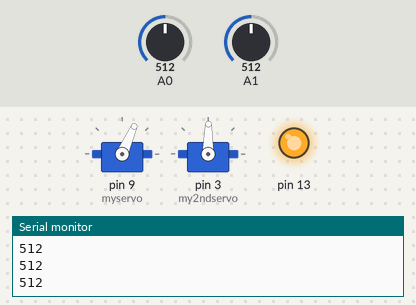
The sketch below on a simulated Arduino Uno, built with avr-gcc and run on an emulated ATmega328P. Parts: 2 × servo, output pins drawn as LEDs (lit = HIGH), the last lines printed to the serial monitor. Inputs (shaded band) come from the test bench; at power-on: A0 = 512, A1 = 512.

Above: at 1.2 s.
1.3 s: A0 set to 716
At 2.3 s:
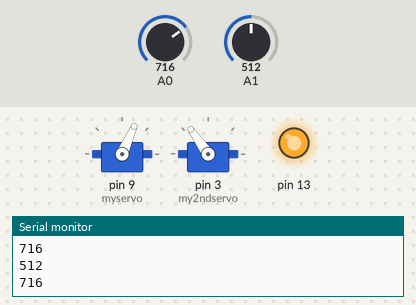
2.8 s: A1 set to 306
At 3.2 s:
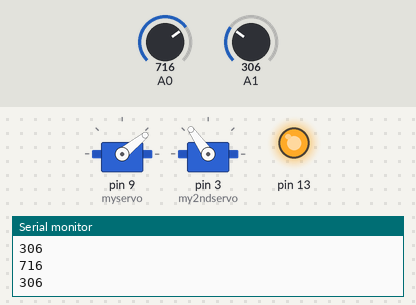
4.3 s: A0 set to 900
At 5.0 s:
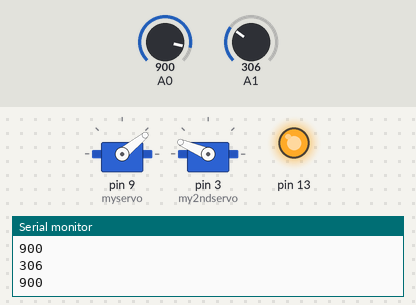
5.8 s: A1 set to 122
At 7.0 s:
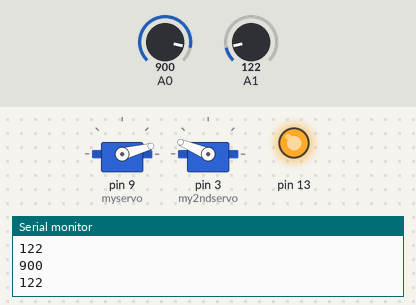
7.3 s: A0 set to 1023
At 8.1 s:
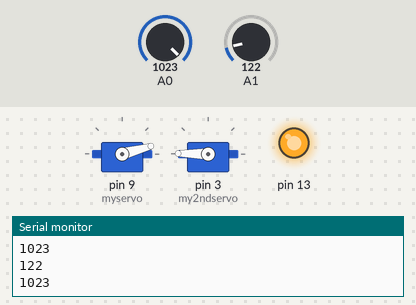
8.8 s: A1 set to 511
At 9.2 s:
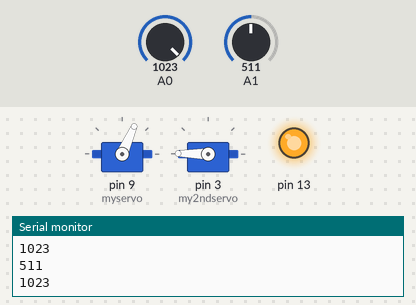
Timing chart, 0 to 11.3 s (numbered marks = the images above; inputs shaded):
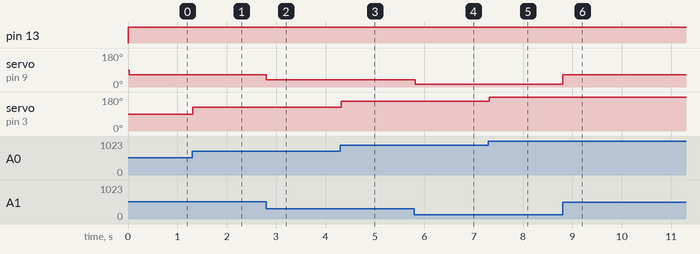

The sketch:

laser_turet.ino
```cpp
#include <Servo.h>

Servo myservo ;
Servo my2ndservo;

void setup()
{
 Serial.begin(9600);
 myservo.attach(9);
 my2ndservo.attach(3);
 pinMode(13,OUTPUT);
}

void loop()
{
 digitalWrite(13,1);

 delay(20);

 int XVal = analogRead(A1) ;
 myservo.write((XVal/7.7));
 Serial.println(XVal);

 int YVal = analogRead(A0) ;
 my2ndservo.write((YVal/5.7));
 Serial.println(YVal);
}
```

Measured:
- after the input at 1.3 s, servo on pin 3 (my2ndservo): 89° → 125° at once
- after the input at 2.8 s, servo on pin 9 (myservo): 66° → 39° at once
- after the input at 4.3 s, servo on pin 3 (my2ndservo): 125° → 157° at once
- after the input at 5.8 s, servo on pin 9 (myservo): 39° → 15° at once
- after the input at 7.3 s, servo on pin 3 (my2ndservo): 157° → 179° at once
- after the input at 8.8 s, servo on pin 9 (myservo): 15° → 66° at once
